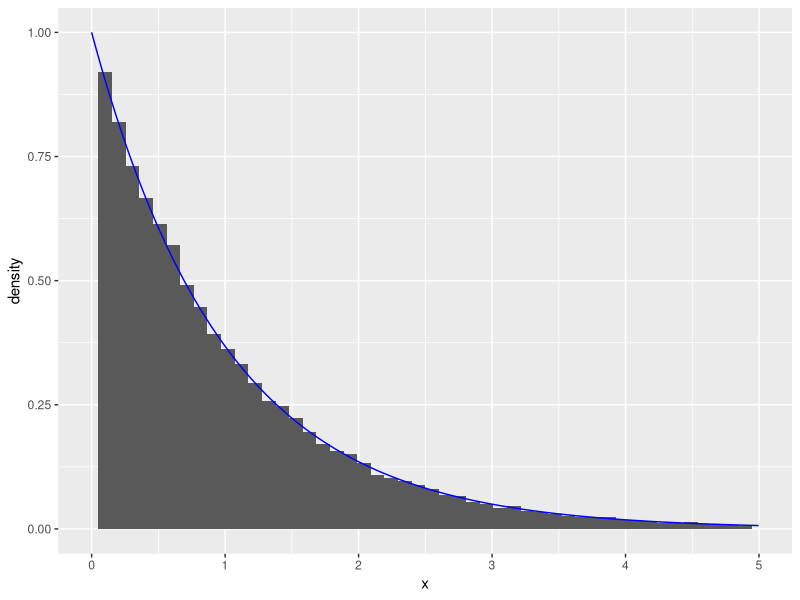

Here is the R script that generated this plot: (Note: this script raises an error after producing the figure.)
## ---- chunk 1
## Libraries used in Project
library(ggplot2)
library(knitr)
knitr::opts_chunk$set(echo = TRUE, warning=FALSE, message=FALSE)
opts_chunk$set(tidy.opts=list(width.cutoff=60),tidy=TRUE)
## ---- chunk 2
library(ggplot2)
# n: number of samples to generate
# rate: the rate
# expdist returns a vector with generated random numbers from exponential distribution

expdist <- function(rate, n) {
   u <- runif(n)
   x <-  -log( (1/rate)*( 1 - u))/rate
   list = list(x, u)
   return(list)
}

n <- 60000
lambda <- 1
outval <- expdist(lambda, n)
x = outval[[1]]
y = outval[[2]]

ggplot(data.frame(x=x))+geom_histogram(aes(x=x, y = ..density..),
bins = 50)  +geom_line(data = data.frame(x=x,y=dexp(x, rate = 1)),
aes(x=x, y=y) ,
color = "blue")+xlim(0,5)

## ---- chunk 3
# f_b1 returns the value of f in this exercise, a gamma distribution
f_b1 <- function(alpha, x) {
  gamma = (1/gamma(alpha))*x^(alpha-1)*exp(-x)
  return((gamma)*(x>0))
}

# acceptance_criterion returns the alpha to accept/reject in rejection sampling
acceptance_criterion <- function(alpha, x) {
  const = (exp(1)+alpha)/(gamma(alpha)*exp(1)*alpha)
  alpha = f_b1(alpha, x)/(const*g_test(alpha, x))
  return(alpha)
}

# rejection_b generates samples from f by rejection sampling
# n: number of samples to generate
# alpha: shape parameter 
rejection_b <- function(alpha, n) {
  out = 1:n
  
  for (i in 1:n) {
    finished = 0
    while(finished==0) {
      u = runif(1)
      x = dist1(alpha, 1)[[1]]
      acceptance = acceptance_criterion(alpha, x)
      if(u <= acceptance) {
        out[i] = x
        finished = 1
      }
    }
  }
  return(out)
}


# f_testb is the theoretical function to test the algorithm with 
f_testb = function(x, alpha) {
  gamma = (1/gamma(alpha))*x^(alpha-1)*exp(-x)
  return((gamma)*(x>0))
}

n = 10000
alpha = 0.5


library(ggplot2)
samples_b1 <- rejection_b(alpha, n)
x <- seq(0,4,0.001)
data_b1 <- data.frame("samples_b1"=samples_b1)


ggplot(data=data_b1, aes(data_b1$samples_b1)) +
geom_histogram(aes(y=..density..), breaks = seq(0, 4, by = 0.1)) +theme(plot.title = element_text(hjust = 0.5))+
xlim(c(0,4)) + labs(title="Samples from gamma distribution", x="x", y="Density") +
stat_function(fun = f_testb, args = list(alpha), color = "red")
## ---- chunk 4
n <- 10000
# f_gamma the kernel of a gamma function
f_gamma <- function(x, alpha){
  return (x^(alpha - 1 )*exp(-x)*(x>0))
}

alpha <- 400

# gamma_b2b2 samples from gamma distribution with large alpha
gamma_b2b2 <- function(alpha, n){
  x = 1:n
  loga = 0.5*((alpha-1)*log(alpha-1)+(1-alpha))
  logb = 0.5*((alpha+1)*log(alpha+1)-1-alpha)
  trials = 1
  
  for (i in 1:n){
    logx1 = loga + log(runif(1))
    logx2 = logb + log(runif(1))
    f_condition = 0.5*((alpha-1)*(logx2-logx1)-exp(logx2-logx1))
    while(logx1 > f_condition){
    logx1 = loga + log(runif(1))
    logx2 = logb + log(runif(1))
    f_condition = 0.5*((alpha-1)*(logx2-logx1)-exp(logx2-logx1))
    trials = trials + 1
    }
    
     x[i] = exp(logx2-logx1)
  }
  return(cbind(x, trials-1))
}


samples_b2b = gamma_b2b2(alpha, n)[,1]
hist(samples_b2b, breaks = 40, freq = FALSE, main = bquote("Histogram of gamma distribution when "~alpha == .(alpha)))
curve(dgamma(x, alpha, 1), col = "red", lwd = 2, add=TRUE)

test_tries <- function(n) {
  alpha = seq(2,2000,10)
  tryvector = 1:length(alpha)
  for (i in 1:length(alpha)) {
    tries = gamma_b2b2(alpha[i], n)[,2][1]
    tryvector[i] = tries
  }
  return(cbind(alpha, tryvector))
  
}

test_try = test_tries(1000)

plot(test_try[,1], test_try[,2])

## ---- chunk 5
# Delete this before merging the files, only for help
# n: number of samples to generate
# rate: the rate
# expdist returns a vector with generated random numbers from exponential distribution
expdist <- function(rate, n) {
   u <- runif(n)
   x <-  -log( (1/rate)*( 1 - u))/rate
   list = list(x, u)
   return(list)
}

# gammaab samples from the gamma distribution for all values of alpha and beta > 0 
gammaab <- function(alpha, beta, n) {
  if(alpha>0&&alpha<1) {
    X = rejection_b(alpha, n)/beta
  }
  else if(alpha==1) {
    X = expdist(1, n)[[1]]
  }
  else if (alpha>1) {
    X = gamma_b2b2(alpha,n)[,1]
  }
  else {
    print("alpha not valid")
    return(0)
  }
  Y = X/beta
  return(Y)
}

# theoretical_gamma is the theoretical function to test the algorithm with for alpha, beta > 0
theoretical_gamma = function(x, alpha, beta) {
  gamma = ((beta^alpha)/gamma(alpha))*x^(alpha-1)*exp(-beta*x)
  return((gamma)*(x>0))
}

alpha = 2
beta = 2
n = 10000

samples_ab <- gammaab(alpha, beta, n)
hist(samples_ab, breaks = 40, freq = FALSE, main = bquote("Histogram of samples from gamma when "~alpha == .(alpha) ~beta ==.(beta)))
curve(theoretical_gamma(x, alpha, beta), col = "red", lwd = 2, add=TRUE)

## ---- chunk 6
# sample_beta samples from beta(alpha, beta) distribution 
# n: number of samples
sample_beta <- function(alpha, beta, n) {
  x = gammaab(alpha, 1, n)
  y = gammaab(beta, 1, n)
  z = x/(x+y)
  return(z)
}

alpha = 0.5
beta = 0.5
n = 10000
samples_beta <- sample_beta(alpha, beta, n)
hist(samples_beta, breaks = 40, freq = FALSE, main = bquote("Histogram of samples from beta when "~alpha == .(alpha) ~beta ==.(beta)))
curve(dbeta(x, alpha, beta), col = "red", lwd = 2, add=TRUE)

## ---- chunk 7
# Delete this before the exercise is finished, only for help 
mynormal <- function(n) {
  u1=runif(n)
  u2=runif(n)
  return (sqrt(-2*log(u1))*sin(2*pi*u2))
}
## ---- chunk 8
# indicator_func return
indicator_func <- function(x) {
  return (x>4)
}

# monte_carlo estimates the probability and the variance
# n: number of samples to generate when estimating
rm("c")
monte_carlo <- function(n) {
  normal = mynormal(n)
  h = indicator_func(normal)
  theta_estimate = (1/n)*sum(h)
  variance_estimate = var(h)/(n-1)
  return(c(theta_estimate, variance_estimate))
}

n = 100000

monte_carlo_test <- monte_carlo(n)
# lower: lower limit of confidence interval
# upper: upper limit of confidence interval

lowermc <- monte_carlo_test[1] + qnorm(0.025)*sqrt(monte_carlo_test[2])

uppermc <- monte_carlo_test[1] + qnorm(0.975)*sqrt(monte_carlo_test[2])

## ---- chunk 9
# importance_sampling estimates the probability via the density g
# n: number of samples to generate
importance_sampling <- function(n) {
  u = runif(n)
  x = sqrt(16-2*log(1-u))
  f = 1/sqrt(2*pi)*exp(-0.5*x^2)
  g = x*exp(-0.5*x^2+8)
  h = indicator_func(x)
  theta_estimate = (1/n)*sum(h*f/g)
  variance_estimate = (1/(n*(n-1)))*sum(h*f/g-theta_estimate)^2
  return(c(theta_estimate, variance_estimate))
}

n = 10^5
importance_test <- importance_sampling(n)

# lower: lower limit of confidence interval
# upper: upper limit of confidence interval
lowerim <- importance_test[1] + qnorm(0.025)*sqrt(importance_test[2])
upperim <- importance_test[1] + qnorm(0.975)*sqrt(importance_test[2])
## ---- chunk 10
monte_carlo_test5 <- monte_carlo(10^5)
monte_carlo_test6 <- monte_carlo(10^6)
monte_carlo_test7 <- monte_carlo(10^7)

lowermc5 <- monte_carlo_test5[1] + qnorm(0.025)*sqrt(monte_carlo_test5[2])

uppermc5 <- monte_carlo_test5[1] + qnorm(0.975)*sqrt(monte_carlo_test5[2])

lowermc6 <- monte_carlo_test6[1] + qnorm(0.025)*sqrt(monte_carlo_test6[2])

uppermc6 <- monte_carlo_test6[1] + qnorm(0.975)*sqrt(monte_carlo_test6[2])

lowermc7 <- monte_carlo_test7[1] + qnorm(0.025)*sqrt(monte_carlo_test7[2])

uppermc7 <- monte_carlo_test5[1] + qnorm(0.975)*sqrt(monte_carlo_test7[2])
## ---- chunk 11
# antithet gives an estimate of the probability and the variance 
# n: number of sample pairs to generate
antithet <- function(n){
  u = runif(n)
  x1 = sqrt(16-2*log(u)) 
  x2 = sqrt(16-2*log(1-u))
  f1 = (1/sqrt(2*pi))*exp(-0.5*x1^2) 
  f2 = (1/sqrt(2*pi))*exp(-0.5*x2^2)
  g1 = x1*exp(-0.5*x1^2+8) 
  g2 = x2*exp(-0.5*x2^2+8)
  h1 = indicator_func(x1)
  h2 = indicator_func(x2)
  
  theta_estimate1 = (1/n)*sum(h1*f1/g1)
  theta_estimate2 = (1/n)*sum(h2*f2/g2)
  theta_estimate = (theta_estimate1+theta_estimate2)/2
  
  variance_estimate1 = (1/(n-1))*sum(h1*f1/g1-theta_estimate1)^2
  variance_estimate2 = (1/(n-1))*sum(h2*f2/g2-theta_estimate2)^2
  cov = (1/(n-1))*sum(h1*f1/g1-theta_estimate1)*sum(h2*f2/g2-theta_estimate2)
  variance_estimate = (1/(4*n))*(variance_estimate1+variance_estimate2+2*cov)
  
  return(c(theta_estimate, variance_estimate))
}
## ---- chunk 12
antithetic_test <- antithet(5*10^4)

loweranti <- antithetic_test[1] + qnorm(0.025)*sqrt(antithetic_test[2])

upperanti <- antithetic_test[1] + qnorm(0.975)*sqrt(antithetic_test[2])
